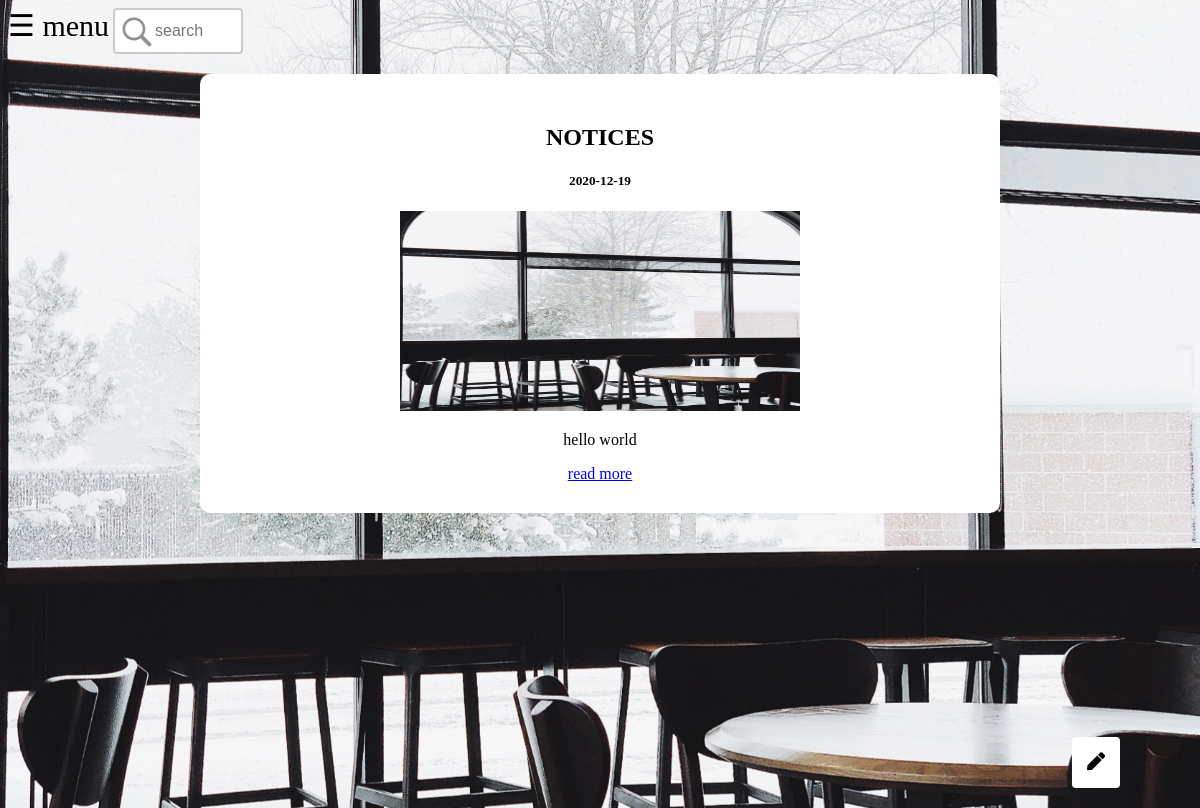
Screenshot of /memo/ with the database file from the repository.
### blog_app/models.py (models this page shows, shortened)
class Memo(models.Model):
    title = models.CharField(max_length=200)
    pub_date = models.DateField('DATE PUBLISHED')
    body = models.TextField()

class Photo(models.Model):
    memo = models.ForeignKey(Memo, on_delete=models.CASCADE, null=True)
    image = models.ImageField(upload_to='images/', blank=True, null=True)

### blog_app/views.py (the view)
# urls.py: path('memo/', views.memo, name='memo'),
def memo(req):
    memolist = Memo.objects.all()
    return render(req, 'blog_app/memo.html', {'memolist':memolist})

### blog_app/templates/blog_app/memo.html (shortened to what this page needs)
{% extends "blog_app/base.html" %}
{% block content %}
    {% for list in memolist %}
        <div class="row">
            <div class="contents" id="memo_contents">
                <div class="card">
                    <h2>{{list.title}}</h2>
                    <h5>{{list.pub_date | date:'Y-m-d'}}</h5>
                    {% for photo in list.photo_set.all %}
                        <img src="{{photo.image.url}}" height="200" width="400"><br>
                    {% endfor %}
                    <p style="max-width: 800px;">{{list.body}}</p>
                    <a href="{{ list.pk }}/">read more</a>
                </div>
            </div>
        </div>
    {% endfor %}
    <button class="btn" id="newBtn" title="creat new one" onclick="location.href='../new_memo/'"><i class="fas fa-pen"></i></button>
{% endblock %}

### blog_app/static/css/main_styles.css (style rules this page uses)
body, html { height: 100%; background-image: url('../images/bg1.jpg'); background-attachment: fixed; background-position: center; background-repeat: no-repeat; background-size: cover; }
* { box-sizing: border-box; }
.contents { max-width: 800px; margin: auto; background: white; padding: 10px; border-radius: 10px; margin-top: 20px; }
#memo_contents { text-align: center; }
.card { padding: 20px; }
.btn { border: none; background-color: white; cursor: pointer; position: fixed; z-index: 99; font-size: 18px; outline: none; padding: 15px; border-radius: 4px; }
#newBtn, #editBtn { bottom: 20px; right: 80px; display: inline-block; }
.row:after { content: ""; display: table; clear: both; }

### rows the page displays
Memo: title "NOTICES", pub_date "2020-12-19", body "hello world"
Photo: image (picture)
